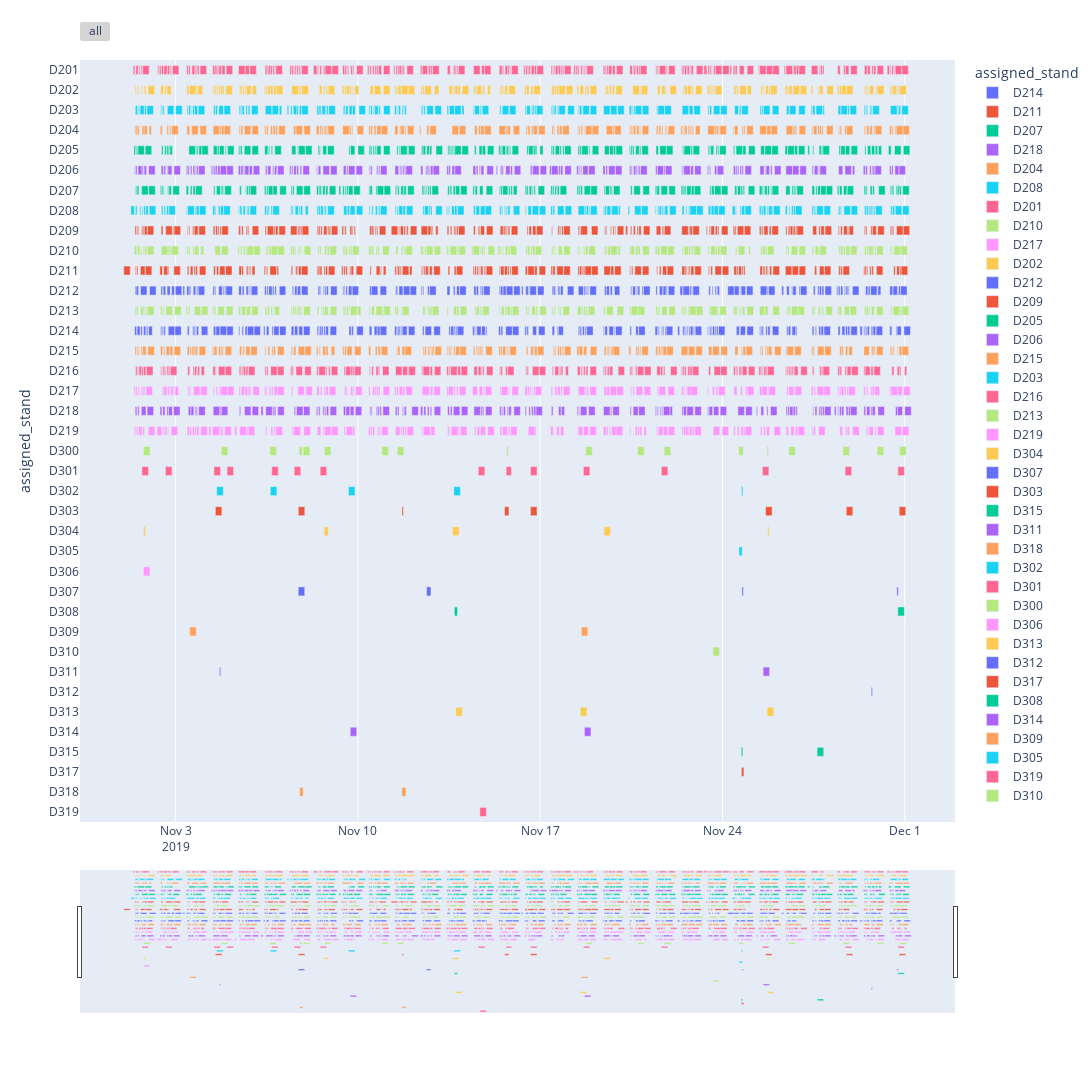

The notebook cell this image was saved under:
### Markdown cell above
### Gantt Chart Creation

### Code cell
#import plotly open-source graphing libraries
import plotly.express as px

fig = px.timeline(turns, x_start="inbound_chocks_in", x_end="occupied_to", y="assigned_stand", color="assigned_stand",
                  hover_name='flight_id',
                  width=1200, height=1500)

#Set assigned stand order in y-axis
fig.update_yaxes(categoryorder = "category descending")

# Add range slider
fig.update_layout(bargap=0.5, bargroupgap=0.1,
    xaxis=dict(
        rangeselector=dict(
            buttons=list([
                dict(step="all")
            ])
        ),
        rangeslider=dict(
            visible=True
        ),
        type="date"
    )
)                  

fig.show()

### Figure 1 — Plotly figure (JSON) as saved in the notebook; plotly's stock layout.template omitted (floating-point values rounded to 4 significant figures; data arrays with more than 128 entries replaced by an {"elided": "..."} marker saying what was removed)
{"data": [{"alignmentgroup": "True", "base": {"elided": "147 str values"}, "hovertemplate": "<b>%{hovertext}</b><br><br>assigned_stand=%{y}<br>inbound_chocks_in=%{base}<br>occupied_to=%{x}<extra></extra>", "hovertext": {"elided": "147 str values"}, "legendgroup": "D214", "marker": {"color": "#636efa"}, "name": "D214", "offsetgroup": "D214", "orientation": "h", "showlegend": true, "textposition": "auto", "type": "bar", "x": {"elided": "147 int values"}, "xaxis": "x", "y": {"elided": "147 str values"}, "yaxis": "y"}, {"alignmentgroup": "True", "base": {"elided": "145 str values"}, "hovertemplate": "<b>%{hovertext}</b><br><br>assigned_stand=%{y}<br>inbound_chocks_in=%{base}<br>occupied_to=%{x}<extra></extra>", "hovertext": {"elided": "145 str values"}, "legendgroup": "D211", "marker": {"color": "#EF553B"}, "name": "D211", "offsetgroup": "D211", "orientation": "h", "showlegend": true, "textposition": "auto", "type": "bar", "x": {"elided": "145 int values"}, "xaxis": "x", "y": {"elided": "145 str values"}, "yaxis": "y"}, {"alignmentgroup": "True", "base": {"elided": "151 str values"}, "hovertemplate": "<b>%{hovertext}</b><br><br>assigned_stand=%{y}<br>inbound_chocks_in=%{base}<br>occupied_to=%{x}<extra></extra>", "hovertext": {"elided": "151 str values"}, "legendgroup": "D207", "marker": {"color": "#00cc96"}, "name": "D207", "offsetgroup": "D207", "orientation": "h", "showlegend": true, "textposition": "auto", "type": "bar", "x": {"elided": "151 int values"}, "xaxis": "x", "y": {"elided": "151 str values"}, "yaxis": "y"}, {"alignmentgroup": "True", "base": {"elided": "132 str values"}, "hovertemplate": "<b>%{hovertext}</b><br><br>assigned_stand=%{y}<br>inbound_chocks_in=%{base}<br>occupied_to=%{x}<extra></extra>", "hovertext": {"elided": "132 str values"}, "legendgroup": "D218", "marker": {"color": "#ab63fa"}, "name": "D218", "offsetgroup": "D218", "orientation": "h", "showlegend": true, "textposition": "auto", "type": "bar", "x": {"elided": "132 int values"}, "xaxis": "x", "y": {"elided": "132 str values"}, "yaxis": "y"}, {"alignmentgroup": "True", "base": {"elided": "140 str values"}, "hovertemplate": "<b>%{hovertext}</b><br><br>assigned_stand=%{y}<br>inbound_chocks_in=%{base}<br>occupied_to=%{x}<extra></extra>", "hovertext": {"elided": "140 str values"}, "legendgroup": "D204", "marker": {"color": "#FFA15A"}, "name": "D204", "offsetgroup": "D204", "orientation": "h", "showlegend": true, "textposition": "auto", "type": "bar", "x": {"elided": "140 int values"}, "xaxis": "x", "y": {"elided": "140 str values"}, "yaxis": "y"}, {"alignmentgroup": "True", "base": {"elided": "155 str values"}, "hovertemplate": "<b>%{hovertext}</b><br><br>assigned_stand=%{y}<br>inbound_chocks_in=%{base}<br>occupied_to=%{x}<extra></extra>", "hovertext": {"elided": "155 str values"}, "legendgroup": "D208", "marker": {"color": "#19d3f3"}, "name": "D208", "offsetgroup": "D208", "orientation": "h", "showlegend": true, "textposition": "auto", "type": "bar", "x": {"elided": "155 int values"}, "xaxis": "x", "y": {"elided": "155 str values"}, "yaxis": "y"}, {"alignmentgroup": "True", "base": {"elided": "176 str values"}, "hovertemplate": "<b>%{hovertext}</b><br><br>assigned_stand=%{y}<br>inbound_chocks_in=%{base}<br>occupied_to=%{x}<extra></extra>", "hovertext": {"elided": "176 str values"}, "legendgroup": "D201", "marker": {"color": "#FF6692"}, "name": "D201", "offsetgroup": "D201", "orientation": "h", "showlegend": true, "textposition": "auto", "type": "bar", "x": {"elided": "176 int values"}, "xaxis": "x", "y": {"elided": "176 str values"}, "yaxis": "y"}, {"alignmentgroup": "True", "base": {"elided": "146 str values"}, "hovertemplate": "<b>%{hovertext}</b><br><br>assigned_stand=%{y}<br>inbound_chocks_in=%{base}<br>occupied_to=%{x}<extra></extra>", "hovertext": {"elided": "146 str values"}, "legendgroup": "D210", "marker": {"color": "#B6E880"}, "name": "D210", "offsetgroup": "D210", "orientation": "h", "showlegend": true, "textposition": "auto", "type": "bar", "x": {"elided": "146 int values"}, "xaxis": "x", "y": {"elided": "146 str values"}, "yaxis": "y"}, {"alignmentgroup": "True", "base": {"elided": "143 str values"}, "hovertemplate": "<b>%{hovertext}</b><br><br>assigned_stand=%{y}<br>inbound_chocks_in=%{base}<br>occupied_to=%{x}<extra></extra>", "hovertext": {"elided": "143 str values"}, "legendgroup": "D217", "marker": {"color": "#FF97FF"}, "name": "D217", "offsetgroup": "D217", "orientation": "h", "showlegend": true, "textposition": "auto", "type": "bar", "x": {"elided": "143 int values"}, "xaxis": "x", "y": {"elided": "143 str values"}, "yaxis": "y"}, {"alignmentgroup": "True", "base": {"elided": "149 str values"}, "hovertemplate": "<b>%{hovertext}</b><br><br>assigned_stand=%{y}<br>inbound_chocks_in=%{base}<br>occupied_to=%{x}<extra></extra>", "hovertext": {"elided": "149 str values"}, "legendgroup": "D202", "marker": {"color": "#FECB52"}, "name": "D202", "offsetgroup": "D202", "orientation": "h", "showlegend": true, "textposition": "auto", "type": "bar", "x": {"elided": "149 int values"}, "xaxis": "x", "y": {"elided": "149 str values"}, "yaxis": "y"}, {"alignmentgroup": "True", "base": {"elided": "149 str values"}, "hovertemplate": "<b>%{hovertext}</b><br><br>assigned_stand=%{y}<br>inbound_chocks_in=%{base}<br>occupied_to=%{x}<extra></extra>", "hovertext": {"elided": "149 str values"}, "legendgroup": "D212", "marker": {"color": "#636efa"}, "name": "D212", "offsetgroup": "D212", "orientation": "h", "showlegend": true, "textposition": "auto", "type": "bar", "x": {"elided": "149 int values"}, "xaxis": "x", "y": {"elided": "149 str values"}, "yaxis": "y"}, {"alignmentgroup": "True", "base": {"elided": "152 str values"}, "hovertemplate": "<b>%{hovertext}</b><br><br>assigned_stand=%{y}<br>inbound_chocks_in=%{base}<br>occupied_to=%{x}<extra></extra>", "hovertext": {"elided": "152 str values"}, "legendgroup": "D209", "marker": {"color": "#EF553B"}, "name": "D209", "offsetgroup": "D209", "orientation": "h", "showlegend": true, "textposition": "auto", "type": "bar", "x": {"elided": "152 int values"}, "xaxis": "x", "y": {"elided": "152 str values"}, "yaxis": "y"}, {"alignmentgroup": "True", "base": {"elided": "139 str values"}, "hovertemplate": "<b>%{hovertext}</b><br><br>assigned_stand=%{y}<br>inbound_chocks_in=%{base}<br>occupied_to=%{x}<extra></extra>", "hovertext": {"elided": "139 str values"}, "legendgroup": "D205", "marker": {"color": "#00cc96"}, "name": "D205", "offsetgroup": "D205", "orientation": "h", "showlegend": true, "textposition": "auto", "type": "bar", "x": {"elided": "139 int values"}, "xaxis": "x", "y": {"elided": "139 str values"}, "yaxis": "y"}, {"alignmentgroup": "True", "base": {"elided": "153 str values"}, "hovertemplate": "<b>%{hovertext}</b><br><br>assigned_stand=%{y}<br>inbound_chocks_in=%{base}<br>occupied_to=%{x}<extra></extra>", "hovertext": {"elided": "153 str values"}, "legendgroup": "D206", "marker": {"color": "#ab63fa"}, "name": "D206", "offsetgroup": "D206", "orientation": "h", "showlegend": true, "textposition": "auto", "type": "bar", "x": {"elided": "153 int values"}, "xaxis": "x", "y": {"elided": "153 str values"}, "yaxis": "y"}, {"alignmentgroup": "True", "base": {"elided": "146 str values"}, "hovertemplate": "<b>%{hovertext}</b><br><br>assigned_stand=%{y}<br>inbound_chocks_in=%{base}<br>occupied_to=%{x}<extra></extra>", "hovertext": {"elided": "146 str values"}, "legendgroup": "D215", "marker": {"color": "#FFA15A"}, "name": "D215", "offsetgroup": "D215", "orientation": "h", "showlegend": true, "textposition": "auto", "type": "bar", "x": {"elided": "146 int values"}, "xaxis": "x", "y": {"elided": "146 str values"}, "yaxis": "y"}, {"alignmentgroup": "True", "base": {"elided": "137 str values"}, "hovertemplate": "<b>%{hovertext}</b><br><br>assigned_stand=%{y}<br>inbound_chocks_in=%{base}<br>occupied_to=%{x}<extra></extra>", "hovertext": {"elided": "137 str values"}, "legendgroup": "D203", "marker": {"color": "#19d3f3"}, "name": "D203", "offsetgroup": "D203", "orientation": "h", "showlegend": true, "textposition": "auto", "type": "bar", "x": {"elided": "137 int values"}, "xaxis": "x", "y": {"elided": "137 str values"}, "yaxis": "y"}, {"alignmentgroup": "True", "base": {"elided": "146 str values"}, "hovertemplate": "<b>%{hovertext}</b><br><br>assigned_stand=%{y}<br>inbound_chocks_in=%{base}<br>occupied_to=%{x}<extra></extra>", "hovertext": {"elided": "146 str values"}, "legendgroup": "D216", "marker": {"color": "#FF6692"}, "name": "D216", "offsetgroup": "D216", "orientation": "h", "showlegend": true, "textposition": "auto", "type": "bar", "x": {"elided": "146 int values"}, "xaxis": "x", "y": {"elided": "146 str values"}, "yaxis": "y"}, {"alignmentgroup": "True", "base": {"elided": "145 str values"}, "hovertemplate": "<b>%{hovertext}</b><br><br>assigned_stand=%{y}<br>inbound_chocks_in=%{base}<br>occupied_to=%{x}<extra></extra>", "hovertext": {"elided": "145 str values"}, "legendgroup": "D213", "marker": {"color": "#B6E880"}, "name": "D213", "offsetgroup": "D213", "orientation": "h", "showlegend": true, "textposition": "auto", "type": "bar", "x": {"elided": "145 int values"}, "xaxis": "x", "y": {"elided": "145 str values"}, "yaxis": "y"}, {"alignmentgroup": "True", "base": ["2019-11-25T15:36:00", "2019-11-01T11:47:00", "2019-11-06T18:45:00", "2019-11-13T12:26:00", "2019-11-10T12:05:00", "2019-11-07T11:29:00", "2019-11-04T16:13:00", "2019-11-06T15:55:00", "2019-11-28T17:10:00", "2019-11-05T17:17:00", "2019-11-15T17:40:00", "2019-11-24T10:23:00", "2019-11-29T13:15:00", "2019-11-01T09:57:00", "2019-11-24T19:09:00", "2019-11-03T12:58:00", "2019-11-11T15:51:00", "2019-11-20T15:33:00", "2019-11-29T12:18:00", "2019-11-10T10:02:00", "2019-11-16T19:08:00", "2019-11-08T15:57:00", "2019-11-22T16:11:00", "2019-11-02T11:47:00", "2019-11-25T13:47:00", "2019-11-27T11:51:00", "2019-11-19T12:53:00", "2019-11-29T00:02:00", "2019-11-12T11:12:00", "2019-11-04T20:07:00", "2019-11-01T17:49:00", "2019-11-28T18:50:00", "2019-11-22T13:50:00", "2019-11-09T13:24:00", "2019-11-14T17:00:00", "2019-11-03T23:18:00", "2019-11-13T20:26:00", "2019-11-04T17:43:00", "2019-11-05T18:56:00", "2019-11-10T17:59:00", "2019-11-18T21:41:00", "2019-11-10T21:57:00", "2019-11-11T21:24:00", "2019-11-22T17:36:00", "2019-11-26T21:37:00", "2019-11-22T11:57:00", "2019-11-17T09:40:00", "2019-11-05T06:27:00", "2019-11-26T19:07:00", "2019-11-30T21:46:00", "2019-11-19T10:07:00", "2019-11-10T13:36:00", "2019-11-15T18:53:00", "2019-11-14T23:42:00", "2019-11-20T17:54:00", "2019-11-13T14:09:00", "2019-11-02T13:58:00", "2019-11-04T21:24:00", "2019-11-08T23:47:00", "2019-11-02T07:03:00", "2019-11-02T16:34:00", "2019-11-14T13:48:00", "2019-11-21T17:32:00", "2019-11-24T20:55:00", "2019-11-27T16:36:00", "2019-11-08T17:23:00", "2019-11-09T19:22:00", "2019-11-09T11:13:00", "2019-11-04T06:41:00", "2019-11-11T17:19:00", "2019-11-12T19:17:00", "2019-11-15T13:25:00", "2019-11-18T16:00:00", "2019-11-19T17:52:00", "2019-11-06T10:52:00", "2019-11-08T10:38:00", "2019-11-14T11:19:00", "2019-11-25T16:56:00", "2019-11-01T22:55:00", "2019-11-24T16:57:00", "2019-11-18T11:13:00", "2019-11-12T12:44:00", "2019-11-19T22:03:00", "2019-11-29T20:37:00", "2019-11-21T21:57:00", "2019-11-29T22:50:00", "2019-11-03T15:31:00", "2019-11-19T15:38:00", "2019-11-22T20:23:00", "2019-11-28T12:06:00", "2019-11-01T14:01:00", "2019-11-03T10:41:00", "2019-11-22T22:30:00", "2019-11-03T17:55:00", "2019-11-13T22:30:00", "2019-11-25T10:57:00", "2019-11-15T11:00:00", "2019-11-17T18:46:00", "2019-11-07T22:16:00", "2019-11-20T19:50:00", "2019-11-24T13:42:00", "2019-11-06T20:29:00", "2019-11-15T20:41:00", "2019-11-16T13:04:00", "2019-11-25T23:31:00", "2019-11-20T23:39:00", "2019-11-21T12:58:00", "2019-11-07T13:09:00", "2019-11-30T15:00:00", "2019-11-02T19:56:00", "2019-11-20T10:35:00", "2019-11-26T15:02:00", "2019-11-04T10:07:00", "2019-11-23T23:40:00", "2019-11-22T10:37:00", "2019-11-11T19:35:00", "2019-11-13T10:41:00", "2019-11-05T11:11:00", "2019-11-23T15:26:00", "2019-11-26T10:44:00", "2019-11-27T10:13:00", "2019-11-10T19:38:00", "2019-11-17T15:04:00", "2019-11-21T11:05:00", "2019-11-03T19:36:00", "2019-11-11T10:37:00", "2019-11-18T10:19:00", "2019-11-29T15:11:00"], "hovertemplate": "<b>%{hovertext}</b><br><br>assigned_stand=%{y}<br>inbound_chocks_in=%{base}<br>occupied_to=%{x}<extra></extra>", "hovertext": ["CES9755", "CSN310", "CCA115", "CCA103", "CCA103", "CCA101", "CCA105", "CCA105", "CCA419", "CSH845", "CSH845", "CES721", "CCA111", "CES765", "CSZ9093", "CES203", "CSC8617", "CSC8617", "CQH8811", "CES2901", "CES505", "CES9755", "CES595", "CES5017", "CES507", "CES5017", "CES203", "CES725", "HDA831", "HDA875", "HDA951", "HDA749", "HDA803", "CPA347", "CPA367", "HDA789", "CPA369", "HDA703", "HDA749", "HDA693", "HDA721", "HDA795", "HDA637", "HDA805", "HDA637", "HDA863", "HDA857", "HDA997", "HDA749", "HDA713", "HDA643", "HDA627", "HDA943", "HDA809", "HDA693", "HDA803", "HDA803", "HDA721", "HDA809", "HDA997", "HDA641", "HDA853", "HDA805", "HDA721", "HDA641", "HDA805", "HDA875", "HDA863", "HDA997", "HDA805", "HDA875", "HDA627", "HDA813", "HDA621", "HDA937", "HDA937", "HDA937", "HDA811", "HDA903", "HDA811", "HDA831", "HDA661", "HDA993", "CPA369", "HDA615", "HDA897", "HDA877", "HDA877", "CPA331", "CPA365", "CPA347", "HDA825", "HDA615", "HDA821", "HDA663", "HDA781", "HDA781", "HDA749", "HDA615", "HDA875", "HDA619", "CRK239", "CRK239", "CRK235", "CRK313", "CRK313", "CRK305", "CRK305", "CRK170", "CRK241", "CRK453", "CRK170", "CRK497", "CRK313", "CRK156", "CRK241", "CRK221", "CRK156", "CRK237", "CRK221", "CRK6355", "CRK241", "CRK108", "CRK453", "CRK241", "CRK363", "CRK6355", "CRK170"], "legendgroup": "D219", "marker": {"color": "#FF97FF"}, "name": "D219", "offsetgroup": "D219", "orientation": "h", "showlegend": true, "textposition": "auto", "type": "bar", "x": [4560000, 5460000, 4920000, 3420000, 4260000, 5160000, 5460000, 6300000, 5040000, 5100000, 3780000, 5220000, 4200000, 4620000, 6000000, 5700000, 5040000, 6660000, 3360000, 5700000, 4140000, 4260000, 4680000, 4980000, 5400000, 6600000, 5940000, 21600000, 4440000, 3960000, 5640000, 7200000, 8640000, 21600000, 16560000, 21600000, 4860000, 5400000, 21600000, 4920000, 21600000, 21600000, 21600000, 9000000, 21600000, 6300000, 8580000, 6780000, 7440000, 21600000, 9120000, 6780000, 4500000, 21600000, 6060000, 21600000, 6840000, 21600000, 21600000, 15060000, 3540000, 9120000, 14100000, 21600000, 21600000, 21600000, 6480000, 4680000, 6780000, 6720000, 12780000, 14700000, 16500000, 14520000, 4500000, 11580000, 4980000, 8760000, 21600000, 7800000, 13920000, 21600000, 21600000, 3840000, 21600000, 21600000, 7140000, 4200000, 5220000, 9060000, 10740000, 7680000, 21600000, 5220000, 21600000, 5640000, 6240000, 10860000, 21600000, 6960000, 6120000, 21600000, 21600000, 21600000, 21600000, 7980000, 15480000, 21600000, 21600000, 21600000, 3300000, 10560000, 21600000, 21600000, 4200000, 4380000, 4800000, 21600000, 21600000, 7500000, 3420000, 4560000, 9120000, 4200000, 7140000, 14940000, 3180000, 14160000], "xaxis": "x", "y": ["D219", "D219", "D219", "D219", "D219", "D219", "D219", "D219", "D219", "D219", "D219", "D219", "D219", "D219", "D219", "D219", "D219", "D219", "D219", "D219", "D219", "D219", "D219", "D219", "D219", "D219", "D219", "D219", "D219", "D219", "D219", "D219", "D219", "D219", "D219", "D219", "D219", "D219", "D219", "D219", "D219", "D219", "D219", "D219", "D219", "D219", "D219", "D219", "D219", "D219", "D219", "D219", "D219", "D219", "D219", "D219", "D219", "D219", "D219", "D219", "D219", "D219", "D219", "D219", "D219", "D219", "D219", "D219", "D219", "D219", "D219", "D219", "D219", "D219", "D219", "D219", "D219", "D219", "D219", "D219", "D219", "D219", "D219", "D219", "D219", "D219", "D219", "D219", "D219", "D219", "D219", "D219", "D219", "D219", "D219", "D219", "D219", "D219", "D219", "D219", "D219", "D219", "D219", "D219", "D219", "D219", "D219", "D219", "D219", "D219", "D219", "D219", "D219", "D219", "D219", "D219", "D219", "D219", "D219", "D219", "D219", "D219", "D219", "D219", "D219", "D219", "D219", "D219"], "yaxis": "y"}, {"alignmentgroup": "True", "base": ["2019-11-01T18:41:00", "2019-11-25T17:42:00", "2019-11-19T10:48:00", "2019-11-08T16:53:00", "2019-11-13T15:15:00"], "hovertemplate": "<b>%{hovertext}</b><br><br>assigned_stand=%{y}<br>inbound_chocks_in=%{base}<br>occupied_to=%{x}<extra></extra>", "hovertext": ["CES505", "CSH845", "CRK221", "CRK205", "CRK170"], "legendgroup": "D304", "marker": {"color": "#FECB52"}, "name": "D304", "offsetgroup": "D304", "orientation": "h", "showlegend": true, "textposition": "auto", "type": "bar", "x": [5880000, 4620000, 21600000, 13980000, 21600000], "xaxis": "x", "y": ["D304", "D304", "D304", "D304", "D304"], "yaxis": "y"}, {"alignmentgroup": "True", "base": ["2019-11-30T16:38:00", "2019-11-24T17:55:00", "2019-11-12T15:18:00", "2019-11-07T17:03:00"], "hovertemplate": "<b>%{hovertext}</b><br><br>assigned_stand=%{y}<br>inbound_chocks_in=%{base}<br>occupied_to=%{x}<extra></extra>", "hovertext": ["CSH849", "HDA693", "HDA877", "CPA391"], "legendgroup": "D307", "marker": {"color": "#636efa"}, "name": "D307", "offsetgroup": "D307", "orientation": "h", "showlegend": true, "textposition": "auto", "type": "bar", "x": [4860000, 4740000, 14520000, 21600000], "xaxis": "x", "y": ["D307", "D307", "D307", "D307"], "yaxis": "y"}, {"alignmentgroup": "True", "base": ["2019-11-11T16:39:00", "2019-11-25T15:43:00", "2019-11-28T18:06:00", "2019-11-30T18:51:00", "2019-11-04T12:41:00", "2019-11-07T17:06:00", "2019-11-15T15:12:00", "2019-11-16T15:03:00"], "hovertemplate": "<b>%{hovertext}</b><br><br>assigned_stand=%{y}<br>inbound_chocks_in=%{base}<br>occupied_to=%{x}<extra></extra>", "hovertext": ["CSH849", "HDA877", "HDA951", "HDA943", "CRK305", "CRK140", "CRK108", "CRK108"], "legendgroup": "D303", "marker": {"color": "#EF553B"}, "name": "D303", "offsetgroup": "D303", "orientation": "h", "showlegend": true, "textposition": "auto", "type": "bar", "x": [4740000, 21600000, 21600000, 21600000, 21600000, 21600000, 14400000, 21600000], "xaxis": "x", "y": ["D303", "D303", "D303", "D303", "D303", "D303", "D303", "D303"], "yaxis": "y"}, {"alignmentgroup": "True", "base": ["2019-11-24T17:17:00", "2019-11-27T15:14:00"], "hovertemplate": "<b>%{hovertext}</b><br><br>assigned_stand=%{y}<br>inbound_chocks_in=%{base}<br>occupied_to=%{x}<extra></extra>", "hovertext": ["CSH845", "CRK237"], "legendgroup": "D315", "marker": {"color": "#00cc96"}, "name": "D315", "offsetgroup": "D315", "orientation": "h", "showlegend": true, "textposition": "auto", "type": "bar", "x": [5220000, 21600000], "xaxis": "x", "y": ["D315", "D315"], "yaxis": "y"}, {"alignmentgroup": "True", "base": ["2019-11-04T16:24:00", "2019-11-25T13:26:00"], "hovertemplate": "<b>%{hovertext}</b><br><br>assigned_stand=%{y}<br>inbound_chocks_in=%{base}<br>occupied_to=%{x}<extra></extra>", "hovertext": ["CCA109", "CPA347"], "legendgroup": "D311", "marker": {"color": "#ab63fa"}, "name": "D311", "offsetgroup": "D311", "orientation": "h", "showlegend": true, "textposition": "auto", "type": "bar", "x": [4620000, 21600000], "xaxis": "x", "y": ["D311", "D311"], "yaxis": "y"}, {"alignmentgroup": "True", "base": ["2019-11-11T16:31:00", "2019-11-07T18:18:00"], "hovertemplate": "<b>%{hovertext}</b><br><br>assigned_stand=%{y}<br>inbound_chocks_in=%{base}<br>occupied_to=%{x}<extra></extra>", "hovertext": ["CPA367", "HDA621"], "legendgroup": "D318", "marker": {"color": "#FFA15A"}, "name": "D318", "offsetgroup": "D318", "orientation": "h", "showlegend": true, "textposition": "auto", "type": "bar", "x": [13320000, 11520000], "xaxis": "x", "y": ["D318", "D318"], "yaxis": "y"}, {"alignmentgroup": "True", "base": ["2019-11-24T17:29:00", "2019-11-04T13:58:00", "2019-11-13T16:30:00", "2019-11-06T15:20:00", "2019-11-09T15:23:00"], "hovertemplate": "<b>%{hovertext}</b><br><br>assigned_stand=%{y}<br>inbound_chocks_in=%{base}<br>occupied_to=%{x}<extra></extra>", "hovertext": ["HDA805", "HDA847", "HDA641", "CRK237", "CRK170"], "legendgroup": "D302", "marker": {"color": "#19d3f3"}, "name": "D302", "offsetgroup": "D302", "orientation": "h", "showlegend": true, "textposition": "auto", "type": "bar", "x": [4920000, 21600000, 21600000, 21600000, 21600000], "xaxis": "x", "y": ["D302", "D302", "D302", "D302", "D302"], "yaxis": "y"}, {"alignmentgroup": "True", "base": ["2019-11-18T15:49:00", "2019-11-04T11:23:00", "2019-11-25T12:45:00", "2019-11-30T17:35:00", "2019-11-06T16:40:00", "2019-11-28T17:01:00", "2019-11-01T17:02:00", "2019-11-07T13:21:00", "2019-11-08T13:17:00", "2019-11-15T16:41:00", "2019-11-14T15:00:00", "2019-11-21T15:40:00", "2019-11-04T23:26:00", "2019-11-16T15:06:00", "2019-11-02T14:41:00"], "hovertemplate": "<b>%{hovertext}</b><br><br>assigned_stand=%{y}<br>inbound_chocks_in=%{base}<br>occupied_to=%{x}<extra></extra>", "hovertext": ["HDA877", "HDA831", "HDA713", "HDA901", "HDA641", "CPA391", "CPA391", "CPA347", "CPA347", "CPA367", "CRK108", "CRK237", "CRK313", "CRK170", "CRK115"], "legendgroup": "D301", "marker": {"color": "#FF6692"}, "name": "D301", "offsetgroup": "D301", "orientation": "h", "showlegend": true, "textposition": "auto", "type": "bar", "x": [21600000, 21600000, 21600000, 21600000, 21600000, 21600000, 21600000, 21600000, 21600000, 17220000, 21600000, 21600000, 21600000, 21600000, 21600000], "xaxis": "x", "y": ["D301", "D301", "D301", "D301", "D301", "D301", "D301", "D301", "D301", "D301", "D301", "D301", "D301", "D301", "D301"], "yaxis": "y"}, {"alignmentgroup": "True", "base": ["2019-11-18T17:59:00", "2019-11-11T12:20:00", "2019-11-10T22:06:00", "2019-11-07T21:43:00", "2019-11-21T18:15:00", "2019-11-04T18:08:00", "2019-11-29T22:37:00", "2019-11-20T17:48:00", "2019-11-25T17:00:00", "2019-11-30T19:14:00", "2019-11-01T18:29:00", "2019-11-08T17:08:00", "2019-11-15T17:08:00", "2019-11-26T13:07:00", "2019-11-24T15:00:00", "2019-11-06T14:53:00", "2019-11-28T14:57:00", "2019-11-07T17:55:00"], "hovertemplate": "<b>%{hovertext}</b><br><br>assigned_stand=%{y}<br>inbound_chocks_in=%{base}<br>occupied_to=%{x}<extra></extra>", "hovertext": ["HDA951", "CPA365", "CPA369", "HDA795", "HDA703", "HDA693", "HDA855", "HDA641", "HDA641", "HDA749", "HDA621", "CPA391", "HDA821", "CRK305", "CRK108", "CRK108", "CRK108", "CRK205"], "legendgroup": "D300", "marker": {"color": "#B6E880"}, "name": "D300", "offsetgroup": "D300", "orientation": "h", "showlegend": true, "textposition": "auto", "type": "bar", "x": [21600000, 21600000, 21600000, 21600000, 21600000, 21600000, 21600000, 21600000, 4560000, 21600000, 21600000, 21600000, 5280000, 21600000, 15000000, 21600000, 21600000, 10440000], "xaxis": "x", "y": ["D300", "D300", "D300", "D300", "D300", "D300", "D300", "D300", "D300", "D300", "D300", "D300", "D300", "D300", "D300", "D300", "D300", "D300"], "yaxis": "y"}, {"alignmentgroup": "True", "base": ["2019-11-01T18:25:00"], "hovertemplate": "<b>%{hovertext}</b><br><br>assigned_stand=%{y}<br>inbound_chocks_in=%{base}<br>occupied_to=%{x}<extra></extra>", "hovertext": ["HDA811"], "legendgroup": "D306", "marker": {"color": "#FF97FF"}, "name": "D306", "offsetgroup": "D306", "orientation": "h", "showlegend": true, "textposition": "auto", "type": "bar", "x": [21600000], "xaxis": "x", "y": ["D306"], "yaxis": "y"}, {"alignmentgroup": "True", "base": ["2019-11-18T13:02:00", "2019-11-25T17:11:00", "2019-11-13T18:16:00"], "hovertemplate": "<b>%{hovertext}</b><br><br>assigned_stand=%{y}<br>inbound_chocks_in=%{base}<br>occupied_to=%{x}<extra></extra>", "hovertext": ["HDA651", "CPA391", "CRK273"], "legendgroup": "D313", "marker": {"color": "#FECB52"}, "name": "D313", "offsetgroup": "D313", "orientation": "h", "showlegend": true, "textposition": "auto", "type": "bar", "x": [21600000, 21600000, 21600000], "xaxis": "x", "y": ["D313", "D313", "D313"], "yaxis": "y"}, {"alignmentgroup": "True", "base": ["2019-11-29T17:06:00"], "hovertemplate": "<b>%{hovertext}</b><br><br>assigned_stand=%{y}<br>inbound_chocks_in=%{base}<br>occupied_to=%{x}<extra></extra>", "hovertext": ["HDA641"], "legendgroup": "D312", "marker": {"color": "#636efa"}, "name": "D312", "offsetgroup": "D312", "orientation": "h", "showlegend": true, "textposition": "auto", "type": "bar", "x": [4020000], "xaxis": "x", "y": ["D312"], "yaxis": "y"}, {"alignmentgroup": "True", "base": ["2019-11-24T17:25:00"], "hovertemplate": "<b>%{hovertext}</b><br><br>assigned_stand=%{y}<br>inbound_chocks_in=%{base}<br>occupied_to=%{x}<extra></extra>", "hovertext": ["CPA391"], "legendgroup": "D317", "marker": {"color": "#EF553B"}, "name": "D317", "offsetgroup": "D317", "orientation": "h", "showlegend": true, "textposition": "auto", "type": "bar", "x": [8340000], "xaxis": "x", "y": ["D317"], "yaxis": "y"}, {"alignmentgroup": "True", "base": ["2019-11-30T17:34:00", "2019-11-13T16:54:00"], "hovertemplate": "<b>%{hovertext}</b><br><br>assigned_stand=%{y}<br>inbound_chocks_in=%{base}<br>occupied_to=%{x}<extra></extra>", "hovertext": ["CPA391", "CPA367"], "legendgroup": "D308", "marker": {"color": "#00cc96"}, "name": "D308", "offsetgroup": "D308", "orientation": "h", "showlegend": true, "textposition": "auto", "type": "bar", "x": [21600000, 10440000], "xaxis": "x", "y": ["D308", "D308"], "yaxis": "y"}, {"alignmentgroup": "True", "base": ["2019-11-09T16:58:00", "2019-11-18T16:48:00"], "hovertemplate": "<b>%{hovertext}</b><br><br>assigned_stand=%{y}<br>inbound_chocks_in=%{base}<br>occupied_to=%{x}<extra></extra>", "hovertext": ["CPA391", "CPA367"], "legendgroup": "D314", "marker": {"color": "#ab63fa"}, "name": "D314", "offsetgroup": "D314", "orientation": "h", "showlegend": true, "textposition": "auto", "type": "bar", "x": [21600000, 21600000], "xaxis": "x", "y": ["D314", "D314"], "yaxis": "y"}, {"alignmentgroup": "True", "base": ["2019-11-18T13:55:00", "2019-11-03T13:01:00"], "hovertemplate": "<b>%{hovertext}</b><br><br>assigned_stand=%{y}<br>inbound_chocks_in=%{base}<br>occupied_to=%{x}<extra></extra>", "hovertext": ["CPA347", "CRK305"], "legendgroup": "D309", "marker": {"color": "#FFA15A"}, "name": "D309", "offsetgroup": "D309", "orientation": "h", "showlegend": true, "textposition": "auto", "type": "bar", "x": [21600000, 21600000], "xaxis": "x", "y": ["D309", "D309"], "yaxis": "y"}, {"alignmentgroup": "True", "base": ["2019-11-24T15:11:00"], "hovertemplate": "<b>%{hovertext}</b><br><br>assigned_stand=%{y}<br>inbound_chocks_in=%{base}<br>occupied_to=%{x}<extra></extra>", "hovertext": ["CRK237"], "legendgroup": "D305", "marker": {"color": "#19d3f3"}, "name": "D305", "offsetgroup": "D305", "orientation": "h", "showlegend": true, "textposition": "auto", "type": "bar", "x": [10800000], "xaxis": "x", "y": ["D305"], "yaxis": "y"}, {"alignmentgroup": "True", "base": ["2019-11-14T16:24:00"], "hovertemplate": "<b>%{hovertext}</b><br><br>assigned_stand=%{y}<br>inbound_chocks_in=%{base}<br>occupied_to=%{x}<extra></extra>", "hovertext": ["CRK237"], "legendgroup": "D319", "marker": {"color": "#FF6692"}, "name": "D319", "offsetgroup": "D319", "orientation": "h", "showlegend": true, "textposition": "auto", "type": "bar", "x": [21600000], "xaxis": "x", "y": ["D319"], "yaxis": "y"}, {"alignmentgroup": "True", "base": ["2019-11-23T15:14:00"], "hovertemplate": "<b>%{hovertext}</b><br><br>assigned_stand=%{y}<br>inbound_chocks_in=%{base}<br>occupied_to=%{x}<extra></extra>", "hovertext": ["CRK108"], "legendgroup": "D310", "marker": {"color": "#B6E880"}, "name": "D310", "offsetgroup": "D310", "orientation": "h", "showlegend": true, "textposition": "auto", "type": "bar", "x": [21600000], "xaxis": "x", "y": ["D310"], "yaxis": "y"}], "layout": {"bargap": 0.5, "bargroupgap": 0.1, "barmode": "overlay", "height": 1500, "legend": {"title": {"text": "assigned_stand"}, "tracegroupgap": 0}, "margin": {"t": 60}, "width": 1200, "xaxis": {"anchor": "y", "autorange": true, "domain": [0, 1], "range": ["2019-10-30 07:56", "2019-12-02 22:16"], "rangeselector": {"buttons": [{"step": "all"}]}, "rangeslider": {"autorange": true, "range": ["2019-10-30 07:56", "2019-12-02 22:16"], "visible": true, "yaxis": {"_template": null, "rangemode": "match"}}, "type": "date"}, "yaxis": {"anchor": "x", "autorange": true, "categoryarray": ["D310", "D319", "D305", "D309", "D314", "D308", "D317", "D312", "D313", "D306", "D300", "D301", "D302", "D318", "D311", "D315", "D303", "D307", "D304", "D219", "D213", "D216", "D203", "D215", "D206", "D205", "D209", "D212", "D202", "D217", "D210", "D201", "D208", "D204", "D218", "D207", "D211", "D214"], "categoryorder": "category descending", "domain": [0, 1], "range": [-0.5, 37.5], "title": {"text": "assigned_stand"}, "type": "category"}}}
